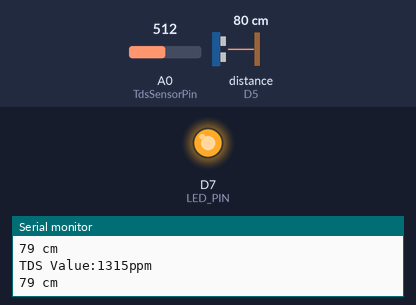
Recording of a sketch running on a simulated ESP8266 (NodeMCU). Shown: output pins drawn as LEDs (lit = HIGH), the last lines printed to the serial monitor. Wiring (inferred from the names in the program): ultrasonic range finder: trigger D6; echo D5. The test bench sets the inputs (shaded band); at power-on: distance to the obstacle (sensor on D5) 80 cm, A0 (TdsSensorPin) = 512. The echo pulse lasts 58.3 µs per cm; WiFi joins after 1.5 s; servers stay silent unless stated; pins used as bus, display or sensor lines are not drawn.

Above: at 3.0 s.
3.1 s: distance to the obstacle (sensor on D5) set to 10 cm
4.6 s: distance to the obstacle (sensor on D5) set to 7 cm
At 5.6 s:
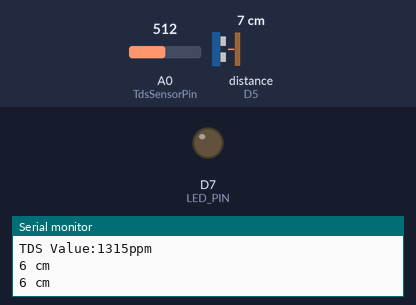
6.1 s: distance to the obstacle (sensor on D5) set to 38 cm
7.6 s: distance to the obstacle (sensor on D5) set to 45 cm
At 8.0 s:
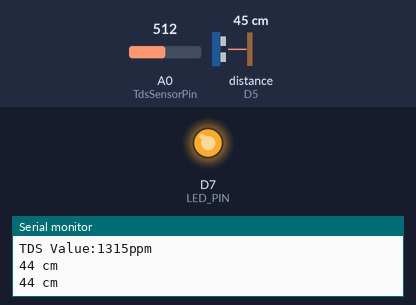
9.1 s: distance to the obstacle (sensor on D5) set to 2 cm
At 10.3 s:
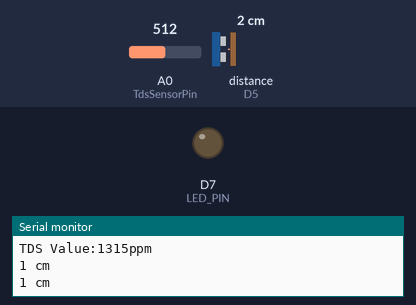
Timing chart, 0 to 11.7 s (numbered marks = the images above; inputs shaded):
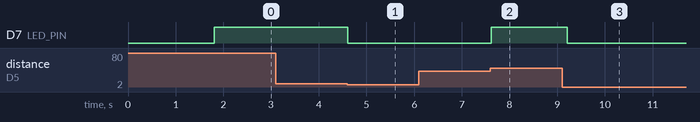

The sketch:

sketch_feb20a.ino
```cpp
/*************************************************************

  This is a simple demo of sending and receiving some data.
  Be sure to check out other examples!
 *************************************************************/

/* Fill-in information from Blynk Device Info here */
#define TdsSensorPin A0
#define VREF 5.0           // analog reference voltage(Volt) of the ADC
#define SCOUNT 30          // sum of sample point
int analogBuffer[SCOUNT];  // store the analog value in the array, read from ADC
int analogBufferTemp[SCOUNT];
int analogBufferIndex = 0, copyIndex = 0;
float averageVoltage = 0, tdsValue = 0, temperature = 25;

#define BLYNK_TEMPLATE_ID "TMPL6k6TgOFX3"
#define BLYNK_TEMPLATE_NAME "Quickstart Template"
#define BLYNK_AUTH_TOKEN "f-4SfefjNBvVZhHqfTjZEzzKn5yvNBPe"

/* Comment this out to disable prints and save space */
#define BLYNK_PRINT Serial

#define LINE_TOKEN "jNMvaFHwyvenbuUKJsAD0pGJy0Q6Fy9lup8rj8WtHry"

#include <ESP8266WiFi.h>
#include <BlynkSimpleEsp8266.h>
#include <TridentTD_LineNotify.h>
#include <Wire.h>

#define TRIGGER_PIN D6  // Replace D6 with the actual pin you connect the sensor's trigger to
#define ECHO_PIN D5     // Replace D5 with the actual pin you connect the sensor's echo to
#define LED_PIN D7      // Replace D7 with the actual pin you connect the LED to

// Your WiFi credentials.
// Set password to "" for open networks.
char ssid[] = "WhatTheHell 2.4";
char pass[] = "01010101";

int water_max = 7;
int water_min = 40;
bool fullstate = false;
bool emptystate = false;
bool drink = false;
bool notDrink = false;

BlynkTimer timer;

// Flag to determine whether to measure distance or not
bool measureDistance = true;


// This function is called every time the Virtual Pin 0 state changes
BLYNK_WRITE(V0) {
  // Set incoming value from pin V0 to a variable
  if (param.asInt() == 1) {
    measureDistance = true;  // Enable distance measurement
    digitalWrite(LED_PIN, HIGH);
  } else {
    measureDistance = false;  // Disable distance measurement
    digitalWrite(LED_PIN, LOW);
  }
}

BLYNK_WRITE(V2) // Write handler for water_max
{
  water_max = param.asInt();
  Blynk.virtualWrite(V4, water_max); // Update water_max value on Blynk app
}

BLYNK_WRITE(V3) // Write handler for water_min
{
  water_min = param.asInt();
  Blynk.virtualWrite(V4, water_min); // Update water_min value on Blynk app
}

// This function sends Arduino's uptime and controls the LED
void myTimerEvent() {

  // Send trigger signal
  digitalWrite(TRIGGER_PIN, LOW);
  delayMicroseconds(2);
  digitalWrite(TRIGGER_PIN, HIGH);
  delayMicroseconds(10);
  digitalWrite(TRIGGER_PIN, LOW);

  // Wait for Echo to respond
  long duration = pulseIn(ECHO_PIN, HIGH);

  // Calculate distance
  long distance = duration * 0.034 / 2;  // Speed of sound in air is 34 cm/ms
  // Send distance value to Blynk

  if (distance <= water_max) {
    digitalWrite(LED_PIN, LOW);
    if (!fullstate) {
      LINE.notify("น้ำเต็มแล้ว");
      fullstate = true;
      emptystate = false;
    }
  } else if (distance >= water_min) {
    digitalWrite(LED_PIN, HIGH);
    if (!emptystate) {
      LINE.notify("น้ำจาหมดแล้ว");
      fullstate = false;
      emptystate = true;
    }
  }
  Serial.print(distance);
  Serial.println(" cm");
  Blynk.virtualWrite(V1, distance);
}
void TSD() {
  static unsigned long analogSampleTimepoint = millis();
  if (millis() - analogSampleTimepoint > 40U)  //every 40 milliseconds,read the analog value from the ADC
  {
    analogSampleTimepoint = millis();
    analogBuffer[analogBufferIndex] = analogRead(TdsSensorPin);  //read the analog value and store into the buffer
    analogBufferIndex++;
    if (analogBufferIndex == SCOUNT)
      analogBufferIndex = 0;
  }
  static unsigned long printTimepoint = millis();
  if (millis() - printTimepoint > 800U) {
    printTimepoint = millis();
    for (copyIndex = 0; copyIndex < SCOUNT; copyIndex++)
      analogBufferTemp[copyIndex] = analogBuffer[copyIndex];
    averageVoltage = getMedianNum(analogBufferTemp, SCOUNT) * (float)VREF / 1024.0;                                                                                                   // read the analog value more stable by the median filtering algorithm, and convert to voltage value
    float compensationCoefficient = 1.0 + 0.02 * (temperature - 25.0);                                                                                                                //temperature compensation formula: fFinalResult(25^C) = fFinalResult(current)/(1.0+0.02*(fTP-25.0));
    float compensationVolatge = averageVoltage / compensationCoefficient;                                                                                                             //temperature compensation
    tdsValue = (133.42 * compensationVolatge * compensationVolatge * compensationVolatge - 255.86 * compensationVolatge * compensationVolatge + 857.39 * compensationVolatge) * 0.5;  //convert voltage value to tds value
    if (tdsValue >= 50 && tdsValue <= 250) {
      if (!drink) {
        LINE.notify("Water is drinkable");
        drink = true;
        notDrink = false;
      }
    } else if (tdsValue > 250 && tdsValue <= 500) {
      if (!notDrink) {
        LINE.notify("Filter cartridge should be replaced");
        drink = false;
        notDrink = true;
      }
    }
    Serial.print("TDS Value:");
    Serial.print(tdsValue, 0);
    Serial.println("ppm");
    Blynk.virtualWrite(V5, tdsValue);
  }
}

int getMedianNum(int bArray[], int iFilterLen) {
  int bTab[iFilterLen];
  for (byte i = 0; i < iFilterLen; i++)
    bTab[i] = bArray[i];
  int i, j, bTemp;
  for (j = 0; j < iFilterLen - 1; j++) {
    for (i = 0; i < iFilterLen - j - 1; i++) {
      if (bTab[i] > bTab[i + 1]) {
        bTemp = bTab[i];
        bTab[i] = bTab[i + 1];
        bTab[i + 1] = bTemp;
      }
    }
  }
  if ((iFilterLen & 1) > 0)
    bTemp = bTab[(iFilterLen - 1) / 2];
  else
    bTemp = (bTab[iFilterLen / 2] + bTab[iFilterLen / 2 - 1]) / 2;
  return bTemp;
}

void setup() {
  // Debug console
  Serial.begin(115200);

  Blynk.begin(BLYNK_AUTH_TOKEN, ssid, pass);

  pinMode(TRIGGER_PIN, OUTPUT);
  pinMode(ECHO_PIN, INPUT);
  pinMode(LED_PIN, OUTPUT);
  pinMode(TdsSensorPin, INPUT);
  Serial.println(LINE.getVersion());
  WiFi.begin(ssid, pass);
  Serial.printf("WiFi connecting to %s\n", ssid);
  while (WiFi.status() != WL_CONNECTED) {
    Serial.print(".");
    delay(400);
  }

  Serial.printf("\nWiFi connected\nIP : ");
  Serial.println(WiFi.localIP());

  myTimerEvent();
  LINE.setToken(LINE_TOKEN);
  timer.setInterval(200L, myTimerEvent);
  timer.setInterval(500L, TSD);
}

void loop() {
  Blynk.run();
  TSD();
  timer.run();
}
```

Measured:
- the behaviour switches between 9 and 8 cm on distance to the obstacle (sensor on D5) (found by bisection; images 0 and 1)
- the behaviour switches between 40 and 41 cm on distance to the obstacle (sensor on D5) (found by bisection; images 1 and 2)
- after the input at 4.6 s, D7 (LED_PIN): HIGH → LOW at once
- after the input at 7.6 s, D7 (LED_PIN): LOW → HIGH at once
- after the input at 9.1 s, D7 (LED_PIN): HIGH → LOW after 0.11 s
